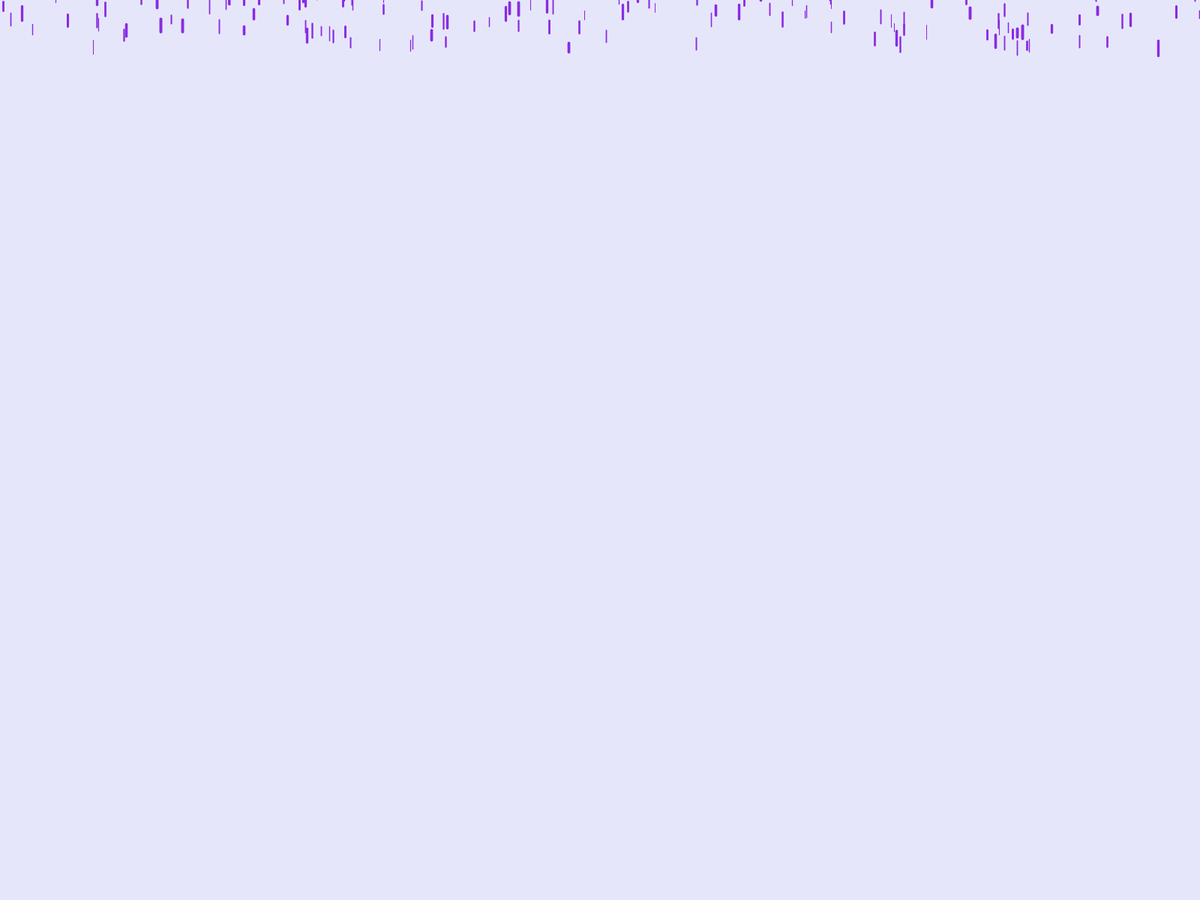
Frame 1 (no input)
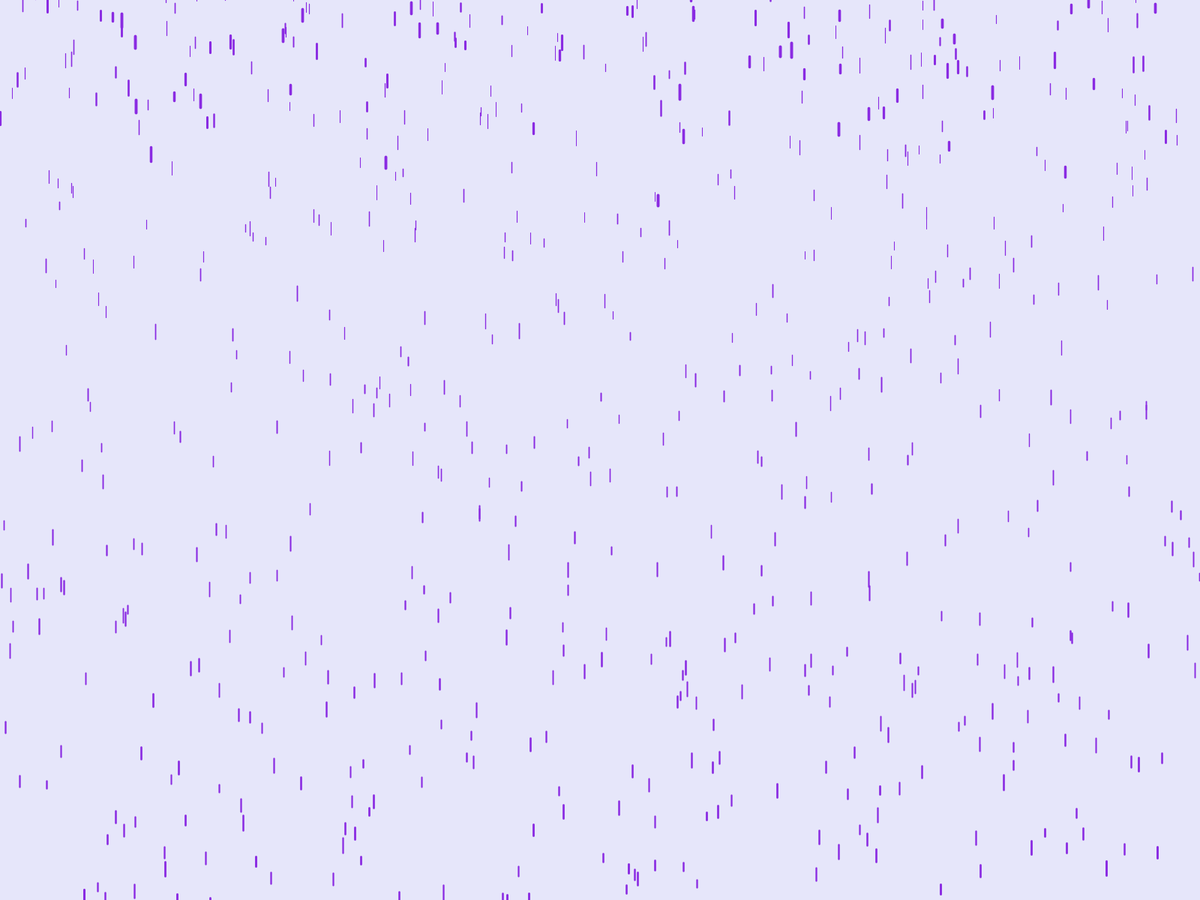
Frame 60 (the mouse pressed at the canvas centre just before this capture)
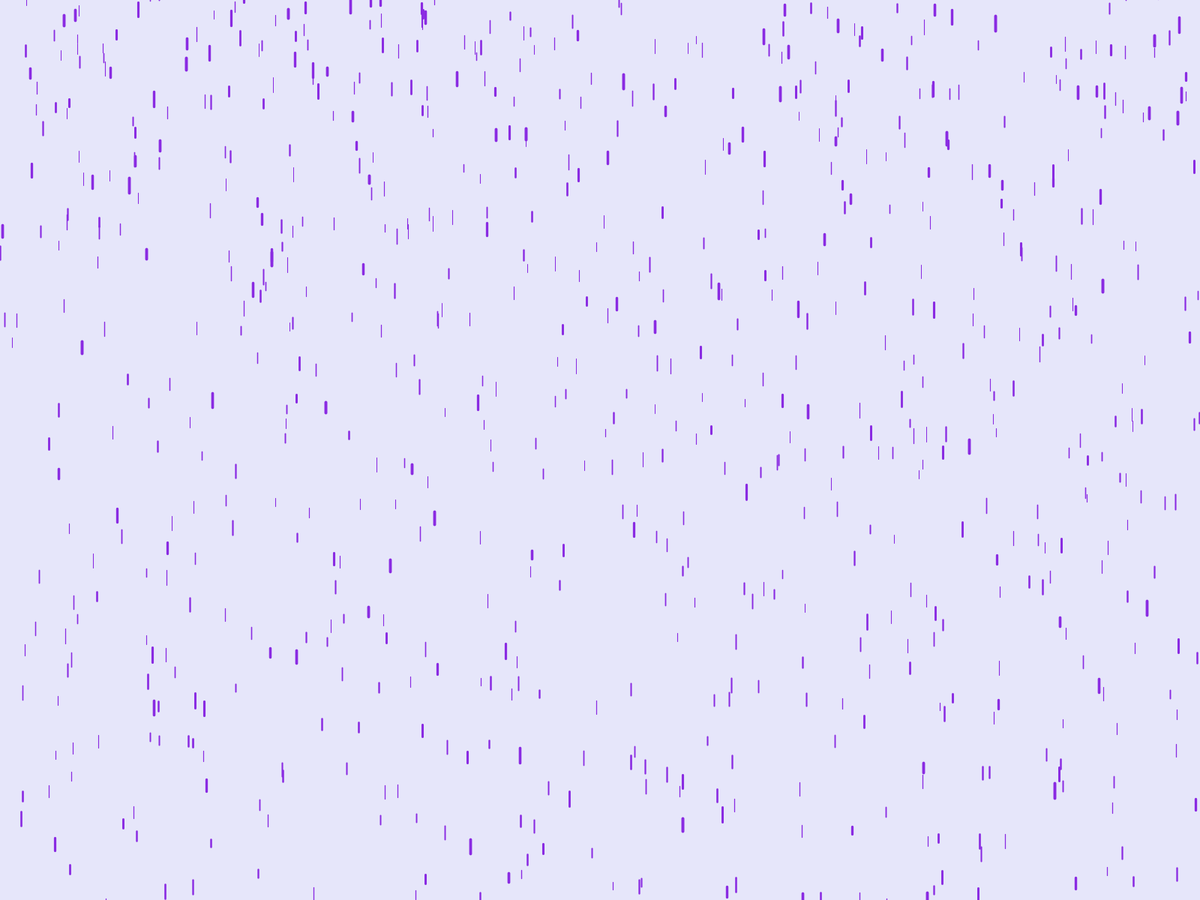
Frame 120 (the mouse held since frame 60 and released just before this capture)

The Processing sketch that drew these frames (run headless with seeded random() and noise(); from frame 60 on, the mouse is pressed at the canvas centre):

// Processing sketch: Rain
// ── Rain.pde
float g = 1; 
Drop[] drops = new Drop[1000] ;

void setup() { 
  fullScreen() ; // size(640, 360) ;
  for (int i = 0; i < drops.length; i++ ) drops[i] = new Drop() ;
  strokeWeight(2) ; 
} 

void draw() { 
  //g = map( mouseX ,0 , width , 0 , 3 ) ; 
  background(230, 230, 250) ; 

  for ( Drop d : drops ) {
    d.fall() ; 
    d.show() ; 
  }
}

// ── Drop.pde
class Drop { 
  float x, y, z, len, dy ; 
  Drop() { fresh() ; } 
  void fresh() { 
    x = random(width) ; 
    y = random( -500, 50) ; 
    z = random(0, 20) ; 
    len = random(10, 20 ) ; 
    dy = map ( z, 0, 20, 4, 10 ) ;
  }
  void fall() { 
    y += dy ;
    float grav = map( z, 0, 20, 0, g ) ;
    dy += grav ; 
    if ( y > height) { 
      fresh() ;
    }
  } 
  void show() { 
    strokeWeight( map( z, 0, 20, 1, 4 ) ) ; 
    stroke(138, 43, 226 ) ;
    line(x, y, x, y + len ) ;
  }
}
